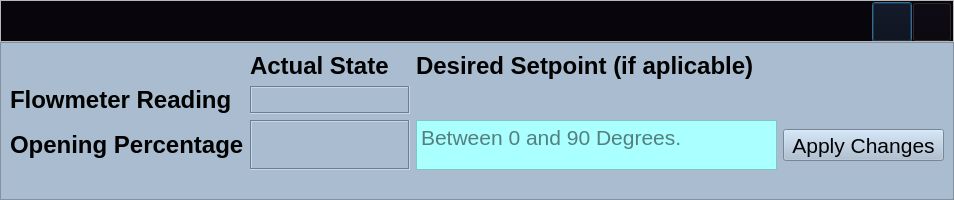
<?xml version="1.0" encoding="UTF-8"?>
<ui version="4.0">
 <class>Valve</class>
 <widget class="QDialog" name="Valve">
  <property name="geometry">
   <rect>
    <x>0</x>
    <y>0</y>
    <width>954</width>
    <height>200</height>
   </rect>
  </property>
  <property name="windowTitle">
   <string>Dialog</string>
  </property>
  <layout class="QVBoxLayout" name="verticalLayout">
   <property name="spacing">
    <number>0</number>
   </property>
   <property name="leftMargin">
    <number>0</number>
   </property>
   <property name="topMargin">
    <number>0</number>
   </property>
   <property name="rightMargin">
    <number>0</number>
   </property>
   <property name="bottomMargin">
    <number>0</number>
   </property>
   <item>
    <widget class="QFrame" name="frame">
     <property name="sizePolicy">
      <sizepolicy hsizetype="Preferred" vsizetype="Minimum">
       <horstretch>0</horstretch>
       <verstretch>0</verstretch>
      </sizepolicy>
     </property>
     <property name="minimumSize">
      <size>
       <width>0</width>
       <height>42</height>
      </size>
     </property>
     <property name="maximumSize">
      <size>
       <width>16777215</width>
       <height>42</height>
      </size>
     </property>
     <property name="frameShape">
      <enum>QFrame::StyledPanel</enum>
     </property>
     <property name="frameShadow">
      <enum>QFrame::Raised</enum>
     </property>
     <layout class="QVBoxLayout" name="verticalLayout_3">
      <property name="spacing">
       <number>0</number>
      </property>
      <property name="leftMargin">
       <number>0</number>
      </property>
      <property name="topMargin">
       <number>0</number>
      </property>
      <property name="rightMargin">
       <number>0</number>
      </property>
      <property name="bottomMargin">
       <number>0</number>
      </property>
      <item alignment="Qt::AlignTop">
       <widget class="QFrame" name="header_frame_2">
        <property name="sizePolicy">
         <sizepolicy hsizetype="Preferred" vsizetype="Minimum">
          <horstretch>0</horstretch>
          <verstretch>0</verstretch>
         </sizepolicy>
        </property>
        <property name="styleSheet">
         <string notr="true">background-color: rgb(9, 5, 13);</string>
        </property>
        <property name="frameShape">
         <enum>QFrame::NoFrame</enum>
        </property>
        <property name="frameShadow">
         <enum>QFrame::Raised</enum>
        </property>
        <layout class="QHBoxLayout" name="horizontalLayout_3">
         <property name="spacing">
          <number>0</number>
         </property>
         <property name="leftMargin">
          <number>40</number>
         </property>
         <property name="topMargin">
          <number>0</number>
         </property>
         <property name="rightMargin">
          <number>0</number>
         </property>
         <property name="bottomMargin">
          <number>0</number>
         </property>
         <item>
          <widget class="QLabel" name="DeviceName">
           <property name="font">
            <font>
             <pointsize>16</pointsize>
             <weight>75</weight>
             <bold>true</bold>
            </font>
           </property>
           <property name="styleSheet">
            <string notr="true">color: #FFFFFF;  

</string>
           </property>
           <property name="text">
            <string/>
           </property>
           <property name="alignment">
            <set>Qt::AlignLeading|Qt::AlignLeft|Qt::AlignVCenter</set>
           </property>
          </widget>
         </item>
         <item alignment="Qt::AlignRight|Qt::AlignTop">
          <widget class="QFrame" name="frame_9">
           <property name="frameShape">
            <enum>QFrame::StyledPanel</enum>
           </property>
           <property name="frameShadow">
            <enum>QFrame::Raised</enum>
           </property>
           <layout class="QHBoxLayout" name="horizontalLayout_5">
            <property name="spacing">
             <number>0</number>
            </property>
            <property name="leftMargin">
             <number>0</number>
            </property>
            <property name="topMargin">
             <number>0</number>
            </property>
            <property name="rightMargin">
             <number>0</number>
            </property>
            <property name="bottomMargin">
             <number>0</number>
            </property>
            <item>
             <widget class="QPushButton" name="minimize_window_button_2">
              <property name="minimumSize">
               <size>
                <width>40</width>
                <height>40</height>
               </size>
              </property>
              <property name="maximumSize">
               <size>
                <width>40</width>
                <height>40</height>
               </size>
              </property>
              <property name="text">
               <string/>
              </property>
              <property name="icon">
               <iconset resource="Icons/Icons.qrc">
                <normaloff>:/Icons/minus B.svg</normaloff>:/Icons/minus B.svg</iconset>
              </property>
              <property name="iconSize">
               <size>
                <width>32</width>
                <height>32</height>
               </size>
              </property>
             </widget>
            </item>
            <item>
             <widget class="QPushButton" name="close_window_button_2">
              <property name="minimumSize">
               <size>
                <width>40</width>
                <height>40</height>
               </size>
              </property>
              <property name="maximumSize">
               <size>
                <width>40</width>
                <height>40</height>
               </size>
              </property>
              <property name="text">
               <string/>
              </property>
              <property name="icon">
               <iconset resource="Icons/Icons.qrc">
                <normaloff>:/Icons/cross B.svg</normaloff>:/Icons/cross B.svg</iconset>
              </property>
              <property name="iconSize">
               <size>
                <width>32</width>
                <height>32</height>
               </size>
              </property>
             </widget>
            </item>
           </layout>
          </widget>
         </item>
        </layout>
       </widget>
      </item>
     </layout>
    </widget>
   </item>
   <item>
    <widget class="QFrame" name="body">
     <property name="styleSheet">
      <string notr="true">background-color: rgb(169, 188, 208);</string>
     </property>
     <property name="frameShape">
      <enum>QFrame::StyledPanel</enum>
     </property>
     <property name="frameShadow">
      <enum>QFrame::Raised</enum>
     </property>
     <layout class="QVBoxLayout" name="verticalLayout_4">
      <item>
       <layout class="QGridLayout" name="gridLayout_2">
        <item row="4" column="0">
         <widget class="QLabel" name="actualOpeningPercentageL_2">
          <property name="font">
           <font>
            <pointsize>18</pointsize>
            <weight>75</weight>
            <bold>true</bold>
           </font>
          </property>
          <property name="text">
           <string>Opening Percentage</string>
          </property>
         </widget>
        </item>
        <item row="1" column="1">
         <widget class="QLabel" name="actualStateLFlow">
          <property name="maximumSize">
           <size>
            <width>16777215</width>
            <height>50</height>
           </size>
          </property>
          <property name="font">
           <font>
            <pointsize>16</pointsize>
           </font>
          </property>
          <property name="frameShape">
           <enum>QFrame::Box</enum>
          </property>
          <property name="frameShadow">
           <enum>QFrame::Sunken</enum>
          </property>
          <property name="text">
           <string/>
          </property>
          <property name="alignment">
           <set>Qt::AlignCenter</set>
          </property>
         </widget>
        </item>
        <item row="4" column="1">
         <widget class="QLabel" name="actualStateLOpeningPercentage">
          <property name="maximumSize">
           <size>
            <width>16777215</width>
            <height>50</height>
           </size>
          </property>
          <property name="font">
           <font>
            <pointsize>16</pointsize>
           </font>
          </property>
          <property name="frameShape">
           <enum>QFrame::Box</enum>
          </property>
          <property name="frameShadow">
           <enum>QFrame::Sunken</enum>
          </property>
          <property name="text">
           <string/>
          </property>
          <property name="alignment">
           <set>Qt::AlignCenter</set>
          </property>
         </widget>
        </item>
        <item row="1" column="0">
         <widget class="QLabel" name="actualFlowL_2">
          <property name="font">
           <font>
            <pointsize>18</pointsize>
            <weight>75</weight>
            <bold>true</bold>
           </font>
          </property>
          <property name="text">
           <string>Flowmeter Reading</string>
          </property>
         </widget>
        </item>
        <item row="0" column="1">
         <widget class="QLabel" name="actualStateL_2">
          <property name="font">
           <font>
            <pointsize>18</pointsize>
            <weight>75</weight>
            <bold>true</bold>
           </font>
          </property>
          <property name="text">
           <string>Actual State</string>
          </property>
         </widget>
        </item>
        <item row="4" column="3">
         <widget class="QPushButton" name="applyChangesOPbtn">
          <property name="minimumSize">
           <size>
            <width>161</width>
            <height>32</height>
           </size>
          </property>
          <property name="maximumSize">
           <size>
            <width>161</width>
            <height>32</height>
           </size>
          </property>
          <property name="font">
           <font>
            <pointsize>16</pointsize>
           </font>
          </property>
          <property name="text">
           <string>Apply Changes</string>
          </property>
         </widget>
        </item>
        <item row="4" column="2">
         <widget class="QTextEdit" name="eTextOpeningPercentageSetpoint">
          <property name="maximumSize">
           <size>
            <width>361</width>
            <height>50</height>
           </size>
          </property>
          <property name="palette">
           <palette>
            <active>
             <colorrole role="Button">
              <brush brushstyle="SolidPattern">
               <color alpha="255">
                <red>170</red>
                <green>255</green>
                <blue>255</blue>
               </color>
              </brush>
             </colorrole>
             <colorrole role="Base">
              <brush brushstyle="SolidPattern">
               <color alpha="255">
                <red>170</red>
                <green>255</green>
                <blue>255</blue>
               </color>
              </brush>
             </colorrole>
             <colorrole role="Window">
              <brush brushstyle="SolidPattern">
               <color alpha="255">
                <red>170</red>
                <green>255</green>
                <blue>255</blue>
               </color>
              </brush>
             </colorrole>
            </active>
            <inactive>
             <colorrole role="Button">
              <brush brushstyle="SolidPattern">
               <color alpha="255">
                <red>170</red>
                <green>255</green>
                <blue>255</blue>
               </color>
              </brush>
             </colorrole>
             <colorrole role="Base">
              <brush brushstyle="SolidPattern">
               <color alpha="255">
                <red>170</red>
                <green>255</green>
                <blue>255</blue>
               </color>
              </brush>
             </colorrole>
             <colorrole role="Window">
              <brush brushstyle="SolidPattern">
               <color alpha="255">
                <red>170</red>
                <green>255</green>
                <blue>255</blue>
               </color>
              </brush>
             </colorrole>
            </inactive>
            <disabled>
             <colorrole role="Button">
              <brush brushstyle="SolidPattern">
               <color alpha="255">
                <red>170</red>
                <green>255</green>
                <blue>255</blue>
               </color>
              </brush>
             </colorrole>
             <colorrole role="Base">
              <brush brushstyle="SolidPattern">
               <color alpha="255">
                <red>170</red>
                <green>255</green>
                <blue>255</blue>
               </color>
              </brush>
             </colorrole>
             <colorrole role="Window">
              <brush brushstyle="SolidPattern">
               <color alpha="255">
                <red>170</red>
                <green>255</green>
                <blue>255</blue>
               </color>
              </brush>
             </colorrole>
            </disabled>
           </palette>
          </property>
          <property name="font">
           <font>
            <pointsize>16</pointsize>
           </font>
          </property>
          <property name="styleSheet">
           <string notr="true">background-color: rgb(170, 255, 255);</string>
          </property>
          <property name="placeholderText">
           <string>Between 0 and 90 Degrees.</string>
          </property>
         </widget>
        </item>
        <item row="0" column="2">
         <widget class="QLabel" name="desiredSetpointL">
          <property name="font">
           <font>
            <pointsize>18</pointsize>
            <weight>75</weight>
            <bold>true</bold>
           </font>
          </property>
          <property name="text">
           <string>Desired Setpoint (if aplicable)</string>
          </property>
         </widget>
        </item>
       </layout>
      </item>
      <item>
       <spacer name="verticalSpacer">
        <property name="orientation">
         <enum>Qt::Vertical</enum>
        </property>
        <property name="sizeHint" stdset="0">
         <size>
          <width>20</width>
          <height>40</height>
         </size>
        </property>
       </spacer>
      </item>
     </layout>
    </widget>
   </item>
  </layout>
 </widget>
 <resources>
  <include location="Icons/Icons.qrc"/>
 </resources>
 <connections/>
</ui>
